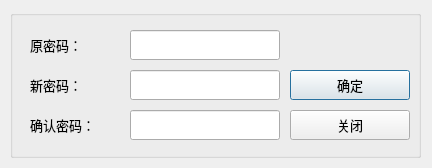
<?xml version="1.0" encoding="UTF-8"?>
<ui version="4.0">
 <class>frmPwd</class>
 <widget class="QDialog" name="frmPwd">
  <property name="geometry">
   <rect>
    <x>0</x>
    <y>0</y>
    <width>432</width>
    <height>168</height>
   </rect>
  </property>
  <property name="windowTitle">
   <string>密码修改</string>
  </property>
  <property name="windowIcon">
   <iconset resource="main.qrc">
    <normaloff>:/image/main.png</normaloff>:/image/main.png</iconset>
  </property>
  <property name="styleSheet">
   <string notr="true">font: 10pt &quot;Sans Serif&quot;;</string>
  </property>
  <widget class="QWidget" name="widget" native="true">
   <property name="geometry">
    <rect>
     <x>0</x>
     <y>0</y>
     <width>432</width>
     <height>168</height>
    </rect>
   </property>
   <widget class="QGroupBox" name="groupBox">
    <property name="enabled">
     <bool>true</bool>
    </property>
    <property name="geometry">
     <rect>
      <x>10</x>
      <y>10</y>
      <width>411</width>
      <height>148</height>
     </rect>
    </property>
    <property name="font">
     <font>
      <family>Sans Serif</family>
      <pointsize>10</pointsize>
      <weight>50</weight>
      <italic>false</italic>
      <bold>false</bold>
     </font>
    </property>
    <property name="title">
     <string/>
    </property>
    <widget class="QLineEdit" name="txtPwdOld">
     <property name="geometry">
      <rect>
       <x>120</x>
       <y>20</y>
       <width>150</width>
       <height>30</height>
      </rect>
     </property>
     <property name="echoMode">
      <enum>QLineEdit::Password</enum>
     </property>
    </widget>
    <widget class="QLineEdit" name="txtPwdNew">
     <property name="geometry">
      <rect>
       <x>120</x>
       <y>60</y>
       <width>150</width>
       <height>30</height>
      </rect>
     </property>
     <property name="echoMode">
      <enum>QLineEdit::Password</enum>
     </property>
    </widget>
    <widget class="QLineEdit" name="txtPwdNewX">
     <property name="geometry">
      <rect>
       <x>120</x>
       <y>100</y>
       <width>150</width>
       <height>30</height>
      </rect>
     </property>
     <property name="echoMode">
      <enum>QLineEdit::Password</enum>
     </property>
    </widget>
    <widget class="QPushButton" name="btnOk">
     <property name="geometry">
      <rect>
       <x>280</x>
       <y>60</y>
       <width>120</width>
       <height>30</height>
      </rect>
     </property>
     <property name="font">
      <font>
       <family>Sans Serif</family>
       <pointsize>10</pointsize>
       <weight>50</weight>
       <italic>false</italic>
       <bold>false</bold>
      </font>
     </property>
     <property name="cursor">
      <cursorShape>PointingHandCursor</cursorShape>
     </property>
     <property name="styleSheet">
      <string notr="true">background-image: url(:/File/image/lcd.bmp);</string>
     </property>
     <property name="text">
      <string>确定</string>
     </property>
     <property name="iconSize">
      <size>
       <width>20</width>
       <height>20</height>
      </size>
     </property>
    </widget>
    <widget class="QPushButton" name="btnClose">
     <property name="geometry">
      <rect>
       <x>280</x>
       <y>100</y>
       <width>120</width>
       <height>30</height>
      </rect>
     </property>
     <property name="font">
      <font>
       <family>Sans Serif</family>
       <pointsize>10</pointsize>
       <weight>50</weight>
       <italic>false</italic>
       <bold>false</bold>
      </font>
     </property>
     <property name="cursor">
      <cursorShape>PointingHandCursor</cursorShape>
     </property>
     <property name="styleSheet">
      <string notr="true">background-image: url(:/File/image/lcd.bmp);</string>
     </property>
     <property name="text">
      <string>关闭</string>
     </property>
     <property name="iconSize">
      <size>
       <width>20</width>
       <height>20</height>
      </size>
     </property>
    </widget>
    <widget class="QLabel" name="label">
     <property name="geometry">
      <rect>
       <x>20</x>
       <y>20</y>
       <width>90</width>
       <height>30</height>
      </rect>
     </property>
     <property name="font">
      <font>
       <family>Sans Serif</family>
       <pointsize>10</pointsize>
       <weight>50</weight>
       <italic>false</italic>
       <bold>false</bold>
      </font>
     </property>
     <property name="text">
      <string>原密码：</string>
     </property>
    </widget>
    <widget class="QLabel" name="label_2">
     <property name="geometry">
      <rect>
       <x>20</x>
       <y>60</y>
       <width>90</width>
       <height>30</height>
      </rect>
     </property>
     <property name="text">
      <string>新密码：</string>
     </property>
    </widget>
    <widget class="QLabel" name="label_3">
     <property name="geometry">
      <rect>
       <x>20</x>
       <y>100</y>
       <width>90</width>
       <height>30</height>
      </rect>
     </property>
     <property name="text">
      <string>确认密码：</string>
     </property>
    </widget>
   </widget>
  </widget>
 </widget>
 <resources>
  <include location="main.qrc"/>
 </resources>
 <connections/>
</ui>
